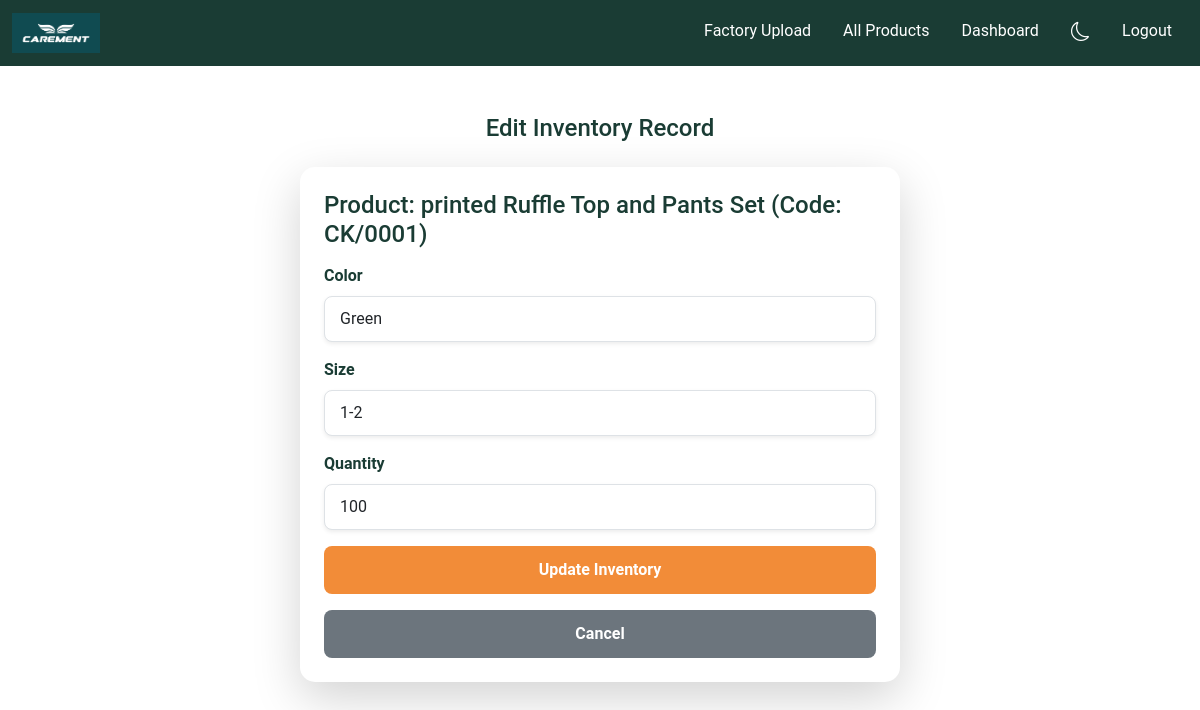
Screenshot of /edit_inventory/2 (signed in) with the database file from the repository.
### tables this page shows
CREATE TABLE products (
        product_id INTEGER PRIMARY KEY AUTOINCREMENT,
        product_code TEXT NOT NULL,
        product_name TEXT NOT NULL,
        product_image TEXT,
        product_description TEXT,
        category TEXT,
        campaign_type TEXT,
        produced_quantity INTEGER DEFAULT 0,
        released_quantity INTEGER DEFAULT 0
    , age_range TEXT);

CREATE TABLE inventory_breakdown (
        id INTEGER PRIMARY KEY AUTOINCREMENT,
        product_id INTEGER,
        color TEXT,
        size TEXT,
        quantity INTEGER,
        FOREIGN KEY (product_id) REFERENCES products(product_id)
    );

### app.py (the view, shortened to what this page needs)
@app.route('/edit_inventory/<int:inventory_id>', methods=['GET', 'POST'])
def edit_inventory(inventory_id):
    if 'user_id' not in session or session.get('role') != 'factory':
        flash('Please login as factory admin!', 'error')
        return redirect(url_for('login'))
    conn = get_db()
    if not conn:
        return redirect(url_for('index'))
    c = conn.cursor()
    try:
        c.execute('SELECT * FROM inventory_breakdown WHERE id = ?', (inventory_id,))
        inventory = c.fetchone()
        if not inventory:
            flash('Inventory record not found!', 'error')
            return redirect(url_for('factory_upload'))
        c.execute('SELECT * FROM products WHERE product_id = ?', (inventory['product_id'],))
        product = c.fetchone()
        conn.close()
        return render_template('edit_inventory.html', inventory=inventory, product=product)
    except sqlite3.Error as e:
        flash(f"Database error: {e}", 'error')
        conn.close()
        return redirect(url_for('factory_upload'))

### app.py (called while the page is built)
def get_db():
    try:
        conn = sqlite3.connect('database.db')
        conn.row_factory = sqlite3.Row
        return conn
    except sqlite3.Error as e:
        flash(f"Database connection error: {e}", 'error')
        return None

### templates/edit_inventory.html
{% extends 'base.html' %}
{% block content %}
<div class="container mt-5">
    <h2 class="text-center mb-4" style="color: #1A3C34;">Edit Inventory Record</h2>
    <div class="card shadow-lg border-0" style="max-width: 600px; margin: 0 auto; border-radius: 15px;">
        <div class="card-body p-4">
            <h4 class="mb-3" style="color: #1A3C34;">Product: {{ product.product_name }} (Code: {{ product.product_code }})</h4>
            <form method="POST" action="{{ url_for('edit_inventory', inventory_id=inventory.id) }}">
                <div class="mb-3">
                    <label for="color" class="form-label fw-bold" style="color: #1A3C34;">Color</label>
                    <input type="text" class="form-control form-control-lg shadow-sm" id="color" name="color" value="{{ inventory.color }}" required style="border-radius: 8px;">
                </div>
                <div class="mb-3">
                    <label for="size" class="form-label fw-bold" style="color: #1A3C34;">Size</label>
                    <input type="text" class="form-control form-control-lg shadow-sm" id="size" name="size" value="{{ inventory.size }}" required style="border-radius: 8px;">
                </div>
                <div class="mb-3">
                    <label for="quantity" class="form-label fw-bold" style="color: #1A3C34;">Quantity</label>
                    <input type="number" class="form-control form-control-lg shadow-sm" id="quantity" name="quantity" value="{{ inventory.quantity }}" required style="border-radius: 8px;">
                </div>
                <button type="submit" class="btn w-100 text-white fw-bold" style="background-color: #F28C38; border: none; border-radius: 8px; padding: 12px;">Update Inventory</button>
            </form>
            <a href="{{ url_for('factory_upload') }}" class="btn w-100 mt-3 text-white fw-bold" style="background-color: #6c757d; border: none; border-radius: 8px; padding: 12px;">Cancel</a>
        </div>
    </div>
</div>
{% endblock %}

### static/css/style.css (style rules this page uses)
body { font-family: 'Roboto', Arial, sans-serif; transition: background-color 0.3s, color 0.3s; }
.card { border-radius: 15px; }
body.light-mode { background-color: #ffffff; color: #333333; }
body.light-mode h2, body.light-mode h3, body.light-mode h4, body.light-mode label, body.light-mode p { color: #1A3C34 !important; }
.container { padding-left: 15px; padding-right: 15px; }
.card { max-width: 400px; width: 100%; }
h2 { font-size: 1.5rem; }
.form-control { padding: 10px 15px; font-size: 1rem; }
.btn { padding: 12px 20px; font-size: 1rem; }

### rows the page displays
products: product_name "printed Ruffle Top and Pants Set", product_code "CK/0001"
inventory_breakdown: color "Green", size "1-2", quantity "100"
